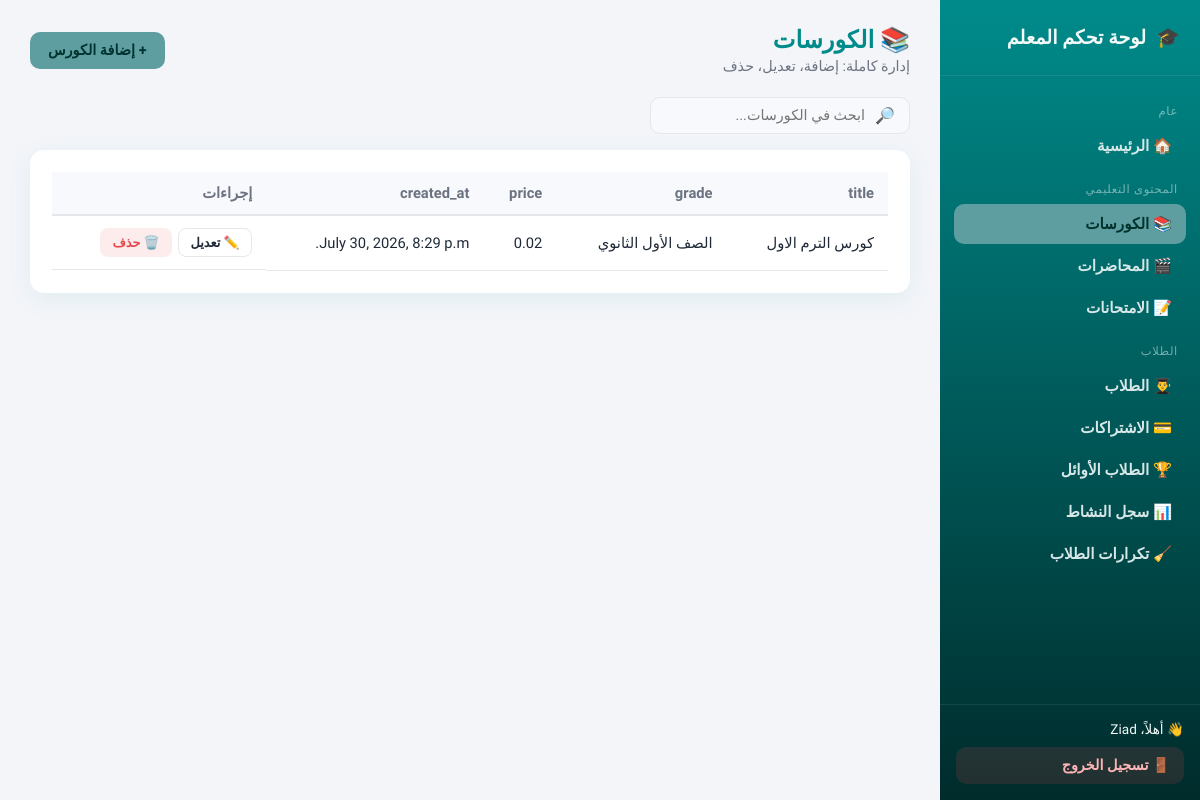
Before: /dashboard/courses/ (signed in) with the older database file.
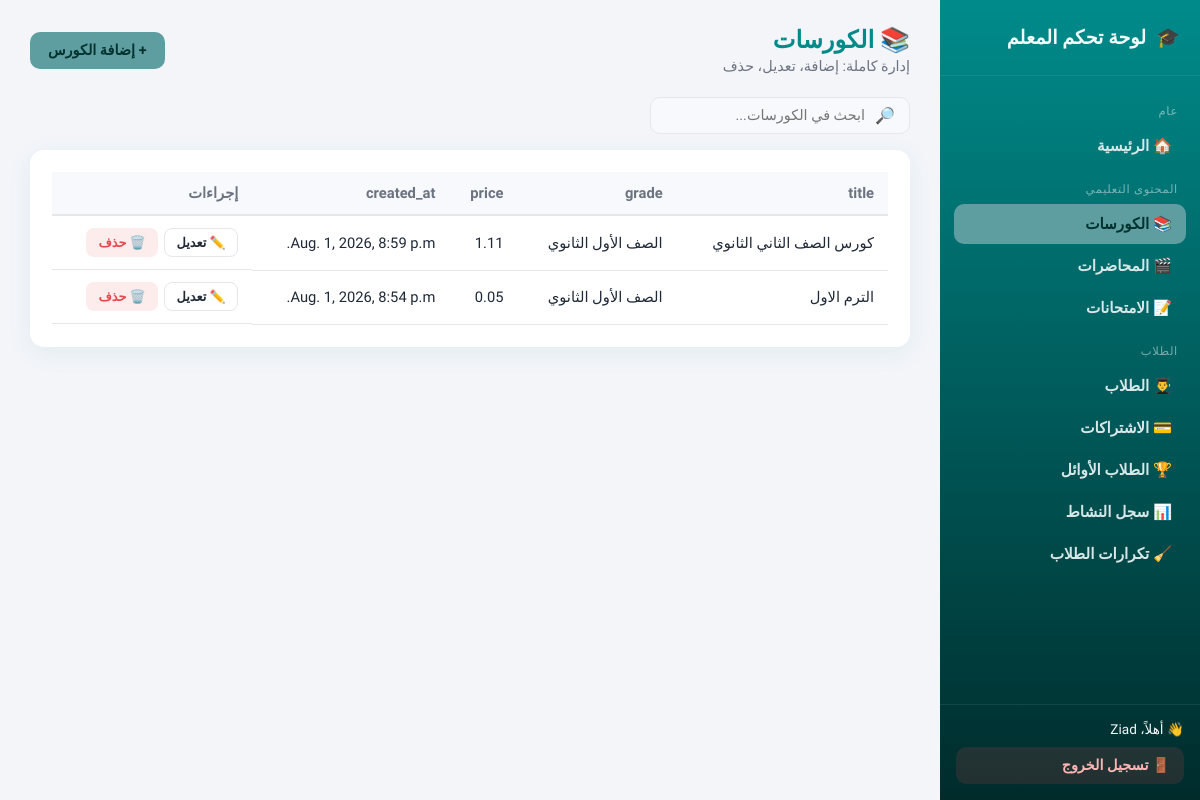
After: the same page with the newer database file.
### content/models.py (models this page shows, shortened)
class Course(models.Model):
    title       = models.CharField(max_length=255, verbose_name="عنوان الكورس")
    description = models.TextField(verbose_name="الوصف")
    image       = models.ImageField(upload_to='course_images/', verbose_name="الصورة")
    price       = models.DecimalField(max_digits=10, decimal_places=2, verbose_name="السعر")
    grade       = models.CharField(max_length=10, choices=GRADE_CHOICES, verbose_name="الصف الدراسي", default='1')
    created_at  = models.DateTimeField(auto_now_add=True, verbose_name="تاريخ الإنشاء")
    updated_at  = models.DateTimeField(auto_now=True,      verbose_name="آخر تحديث")
    class Meta:
        verbose_name        = "Course"
        verbose_name_plural = "Courses"

### dashboard/views.py (the view)
# urls.py: path('<str:model_slug>/', views.generic_list, name='list'),
@staff_required
def generic_list(request, model_slug):
    config = _config_or_404(model_slug)
    model = config['model']
    qs = model.objects.all().order_by('-id')
    query = request.GET.get('q', '').strip()
    if query and config.get('search_fields'):
        q_filter = Q()
        for field_name in config['search_fields']:
            q_filter |= Q(**{f'{field_name}__icontains': query})
        qs = qs.filter(q_filter)
    return render(request, 'dashboard/generic_list.html', {
        'config': config,
        'model_slug': model_slug,
        'objects': qs,
        'query': query,
        'active_nav': model_slug,
    })

### accounts/context_processors.py (called while the page is built)
def student_session(request):
    is_registered = request.session.get("is_registered", False)
    student_name = request.session.get("student_name", None)
    student_obj = None
    student_id = request.session.get("student_id")
    if student_id:
        try:
            student_obj = Student.objects.filter(id=student_id).first()
        except Exception:
            student_obj = None
    return {
        "is_registered": is_registered,
        "student_name": student_name,
        "student": student_obj,
    }

### dashboard/registry.py (called while the page is built)
def get_config(model_slug):
    return REGISTRY.get(model_slug)

### dashboard/views.py (called while the page is built)
def _config_or_404(model_slug):
    config = get_config(model_slug)
    if not config:
        raise Http404("قسم غير موجود")
    return config

### dashboard/templates/dashboard/generic_list.html (shortened to what this page needs)
{% extends "dashboard/base.html" %}
{% load dashboard_extras %}
{% block content %}
<div class="dash-topbar">
  <div>
    <h1>{{ config.icon }} {{ config.label }}</h1>
    <div class="subtitle">إدارة كاملة: إضافة، تعديل، حذف</div>
  </div>
  <a class="btn btn-primary" href="{% url 'dashboard:add' model_slug %}">+ إضافة {{ config.label_singular }}</a>
</div>
{% if config.search_fields %}
<div class="toolbar">
  <form class="search-box" method="get">
    <span>🔎</span>
    <input type="text" name="q" placeholder="ابحث في {{ config.label }}..." value="{{ query }}" />
  </form>
</div>
{% endif %}
<div class="panel">
  {% if objects %}
  <div class="table-wrap">
    <table class="dash-table">
      <thead>
        <tr>
          {% for field in config.list_fields %}
            <th>{{ field }}</th>
          {% endfor %}
          <th>إجراءات</th>
        </tr>
      </thead>
      <tbody>
        {% for obj in objects %}
        <tr>
          {% for field in config.list_fields %}
            <td>
              {% if field == 'is_active' %}
                {% if obj.is_active %}<span class="badge green">مفعّل</span>{% else %}<span class="badge red">غير مفعّل</span>{% endif %}
              {% else %}
                {{ obj|get_attr:field }}
              {% endif %}
            </td>
          {% endfor %}
          <td class="actions-cell">
            <a class="btn btn-outline btn-sm" href="{% url 'dashboard:edit' model_slug obj.pk %}">✏️ تعديل</a>
            <a class="btn btn-danger btn-sm" href="{% url 'dashboard:delete' model_slug obj.pk %}">🗑️ حذف</a>
          </td>
        </tr>
        {% endfor %}
      </tbody>
    </table>
  </div>
  {% else %}
    <div class="empty-state">
      <div class="emoji">📭</div>
      لا توجد بيانات بعد. اضغط "إضافة {{ config.label_singular }}" للبدء.
    </div>
  {% endif %}
</div>
{% endblock %}

Changed rows visible on the page:
added Course: list_fields "كورس الصف الثاني الثانوي" "الصف الأول الثانوي" "1.11" "Aug. 1, 2026, 8:59 p.m."
Other visible differences:
new list line: "الترم الاول"
new list line: "0.05"
new list line: "Aug. 1, 2026, 8:54 p.m."
list line gone: "كورس الترم الاول"
list line gone: "0.02"
list line gone: "July 30, 2026, 8:29 p.m."
